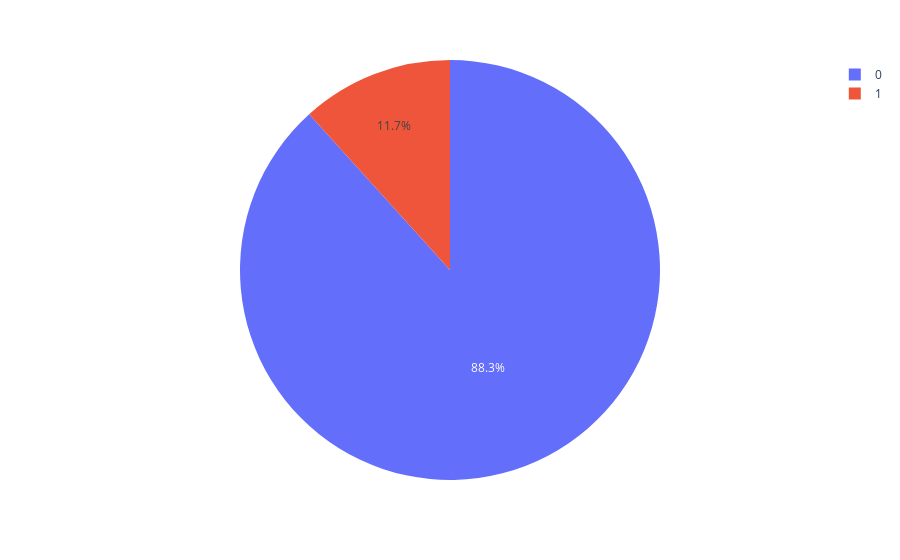

Notebook source saved alongside this figure:
### Code cell
fig = px.pie(bank, names='y')
fig.show()

### Figure 1 — Plotly figure (JSON) as saved in the notebook; plotly's stock layout.template omitted (floating-point values rounded to 4 significant figures; data arrays with more than 128 entries replaced by an {"elided": "..."} marker saying what was removed)
{"data": [{"domain": {"x": [0, 1], "y": [0, 1]}, "hovertemplate": "y=%{label}<extra></extra>", "labels": {"elided": "45211 int values"}, "legendgroup": "", "name": "", "showlegend": true, "type": "pie"}], "layout": {"legend": {"tracegroupgap": 0}, "margin": {"t": 60}}}
